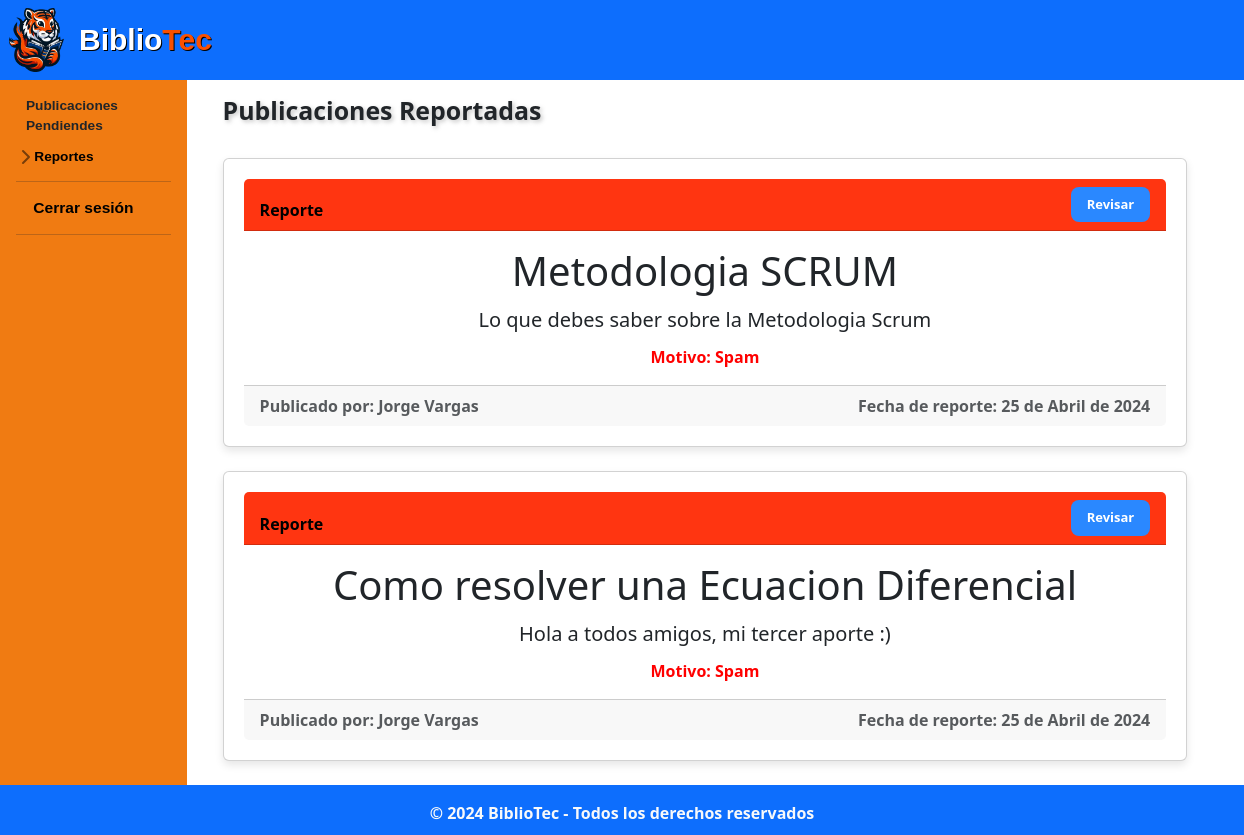
/administracion/administrador/rep_publicacion_pendiente.php, run on an earlier commit of the app's database.
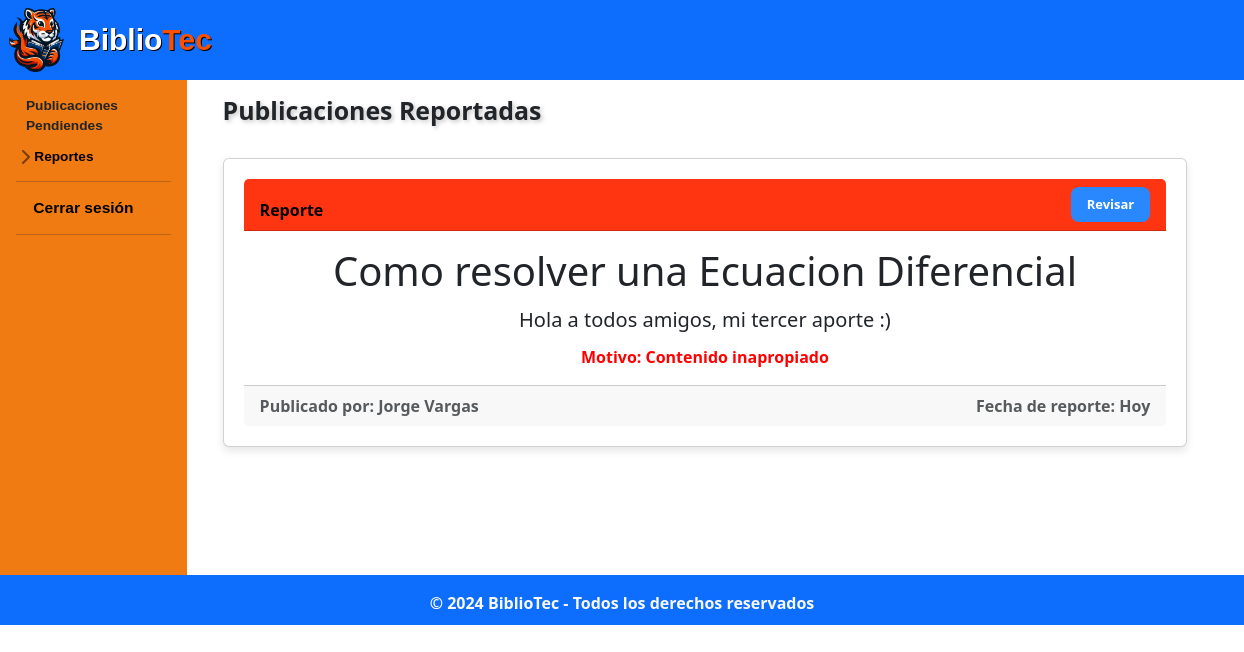
And on a later commit of the database.
### tables this page shows
CREATE TABLE IF NOT EXISTS `publicacion` (
  `idPub` int NOT NULL AUTO_INCREMENT,
  `id_Usuario` int NOT NULL,
  `titulo_Pub` varchar(50) NOT NULL,
  `fecha_Pub` date NOT NULL,
  `descrip_Pub` text NOT NULL,
  `calif_Pub` decimal(10,0) NOT NULL,
  `carrera_Pub` varchar(45) NOT NULL,
  `materia_Pub` varchar(60) NOT NULL,
  `tipo_pub` varchar(45) NOT NULL,
  `archivo_Pub` varchar(100) NOT NULL,
  `estado_Pub` tinyint(1) NOT NULL,
  PRIMARY KEY (`idPub`),
  KEY `fk_Publicacion_Usuario1_idx` (`id_Usuario`)
);

CREATE TABLE IF NOT EXISTS `usuario` (
  `idUsuario` int NOT NULL AUTO_INCREMENT,
  `nom_Us` varchar(50) NOT NULL,
  `apell_Us` varchar(50) NOT NULL,
  `carrera_Us` varchar(70) NOT NULL,
  `semestre_Us` varchar(50) NOT NULL,
  `correo_Us` varchar(100) NOT NULL,
  `contra_Us` varchar(60) NOT NULL,
  PRIMARY KEY (`idUsuario`),
  KEY `carrera_Us` (`carrera_Us`)
);

### php/functions.php (called while the page is built, shortened)
<?php
class functions
{
    public static function convertirFecha($fecha)
    {
        $fecha_timestamp = strtotime($fecha);
        $hoy = strtotime('today');
        $ayer = strtotime('yesterday');
        if ($fecha_timestamp >= $hoy) {
            return 'Hoy';
        }
        elseif ($fecha_timestamp >= $ayer) {
            return 'Ayer';
        }
        else {
            $diferencia = floor((time() - $fecha_timestamp) / (60 * 60 * 24));
            if ($diferencia <= 7) {
                return "Hace $diferencia días";
            } else {
                return self::fechaCompleta($fecha);
            }
        }
    }
    private static function fechaCompleta($fecha)
    {
        $fecha = new DateTime($fecha);
        $fecha = $fecha->format('d-m-Y');
        $dateArr = explode("-", $fecha);
        $dateArr[1] = self::mes($dateArr[1]);
        $fechaN = implode(" de ", $dateArr);
        return $fechaN;
    }
    private static function mes($month)
    {
        switch ($month) {
            case '04':
                return 'Abril';
                break;
        }
    }
}

### administracion/administrador/rep_publicacion_pendiente.php (the view, shortened to what this page needs)
<?php
$link = include('../../php/conexion.php');
include('../../php/functions.php');
$query_rp = "SELECT * FROM 	reportepublicación ORDER BY idReporte DESC ";
$query_p = "SELECT p.*, u.nom_Us, u.apell_Us FROM publicacion p
            JOIN usuario u ON p.id_Usuario = u.idUsuario
            WHERE p.idPub IN (SELECT idPub FROM reportepublicación)
            ORDER BY p.idPub DESC ";
$registros_rp = mysqli_query($link, $query_rp);
$registros_p = mysqli_query($link, $query_p);
?>
<!DOCTYPE html>
<html lang="es">
<head>
  <link rel="stylesheet" href="../../css/normalizar.css">
  <link rel="stylesheet" href="../../css/estilos.css">
  <link rel="stylesheet" href="../../css/hover-min.css">
  <link rel="stylesheet" href="../../css/animate.css">
  <link rel="stylesheet" href="../../css/sidebars.css">
  <link rel="stylesheet" href="https://cdnjs.cloudflare.com/ajax/libs/animate.css/4.1.1/animate.min.css" />
  <link href="https://cdn.jsdelivr.net/npm/bootstrap@5.3.3/dist/css/bootstrap.min.css" rel="stylesheet">
  <link rel="stylesheet" href="https://cdn.jsdelivr.net/npm/bootstrap-icons@1.11.3/font/bootstrap-icons.min.css">
</head>
<body>
  <header class="bg-primary py-2">
    <div class="container" style="margin-left:7.8vmax;" >
      <div class="logo">
        <img src="../../images/icons/flamita.png" alt="Logo T - BiblioTec" class="img-fluid mr-2">
        <h4 class="mb-0"><b><span class="col-1">Biblio</span><span class="col-2">Tec</span></h4>
    </div>
  </header>
  <div class="container-fluid">
    <div class="row" >
        <div class="flex-shrink-0 p-3 hola" style="width: 15%; background-color: #F07B12; ">
            <ul class="list-unstyled" id="menu-lateral" style="padding-bottom: 300px">
                <li class="mb-1">
                  <a class="nav-link align-items-center" href="admin_home.php" id="letrabardos" style="margin-left:10px">Publicaciones Pendiendes</a>
                </li>
                <li class="mb-1">
                    <button class="btn btn-toggle d-inline-flex align-items-center rounded border-0 collapsed" id="letrabardos" data-bs-toggle="collapse" data-bs-target="#dashboard-collapse" aria-expanded="false" style="color: black; font-weight: bold;">
                      Reportes
                    </button>
                  </li>
                <hr class="my-2">
                <li class="mb-1">
                    <button class="btn d-inline-flex align-items-center rounded border-0 collapsed" id="letrabardos" style="color: black; font-weight: bold;">
                    <a class="nav-link align-items-center" href="admin_home.php?logout=true" id="letrabar">Cerrar sesión</a>
                    </button>
                </li>
                <hr class="my-2">
            </ul>
        </div>
      <main role="main" class="col-md-9 ml-sm-auto col-lg-10 px-4">
        <div class="container mt-3">
          <h2 style="user-select: none;font-size: 2vmax;text-shadow: 2px 2px 4px rgba(114, 114, 114, 0.4);
          margin-top: 0.5vmax;"><b>Publicaciones Reportadas</b></h2>
          <br>
          <?php
          while ($fila = mysqli_fetch_array($registros_rp) and $fila2 = mysqli_fetch_array($registros_p)) {
          ?>
          <div class="publicacion card mb-4">
            <div class="card-header d-flex justify-content-between align-items-end" style="background-color: #FF3511; color: #000000;">
                Reporte
              <div class="col text-end align-items-end mx-auto">
                <a class="col-sm-1.5" style="background-color: #2A88FF; color: #FFFFFF; font-size: small;" name="fade" href="reporte_publicación.php?id=<?php echo $fila['idPub']; ?>"  class="btn btn-sm my-0 ">
                Revisar</a>
              </div>
            </div>
              <div class="card-body">
                <h3 class="card-title display-6"><b><?php echo $fila2['titulo_Pub']; ?></b></h3>
                <p class="card-text lead"><?php echo $fila2['descrip_Pub']; ?></p>
                <p class="card-text" style="color: red;">Motivo: <?php echo ($fila['motivo_Report']); ?></p>
              </div>
              <div class="card-footer d-flex text-muted justify-content-between align-items-end">
                <span class="card-text comment-date mb-0">Publicado por: <?php echo $fila2['nom_Us'] . " " . $fila2['apell_Us']; ?></span>
                <span class="card-text comment-date mb-0">Fecha de reporte: <?php echo functions::convertirFecha($fila['fecha_Report']); ?></span>
              </div>
          </div>
          <?php
          }
          ?>
        </div>
      </main>
    </div>
  </div>
  <footer class="animate__animated animate__heartBeat animate__delay-2s py-3 text-light bg-primary">
        <div class="container" >
            <p class="mb-1">&copy; 2024 BiblioTec - Todos los derechos reservados</p>
        </div>
    </footer>
</body>
</html>

### css/normalizar.css (style rules this page uses)
html { line-height: 1.15; -webkit-text-size-adjust: 100%; }
body { margin: 0; }
main { display: block; }
hr { box-sizing: content-box; height: 0; overflow: visible; }
a { background-color: transparent; }
b, strong { font-weight: bolder; }
img { border-style: none; }
button, input, optgroup, select, textarea { font-family: inherit; font-size: 100%; line-height: 1.15; margin: 0; }
button, input { overflow: visible; }
button, select { text-transform: none; }
button, [type="button"], [type="reset"], [type="submit"] { -webkit-appearance: button; }

### css/estilos.css (style rules this page uses)
.logo { width: 55px; text-decoration: none; display: flex; align-items: center; text-decoration: none; }
.logo h4 { font-family: 'Agrandir', sans-serif; font-size: 30px; margin: 0; color: white; text-shadow: 1px 1px 0 black; margin-left: 5px; user-select: none; }
.logo h4 .col-1 { color: white; }
.logo h4 .col-2 { color: #FA5000 }
.logo img { width:100%; vertical-align: top; margin-left: -100px; width: 55px; margin-right: 10px; }
.publicacion { margin-bottom: 20px; border-radius: 12px; box-shadow: 0 4px 8px rgba(0, 0, 0, 0.1); background-color: #fff; padding: 20px; }
.publicacion h3 { text-align: center; margin-bottom: 10px; }
.publicacion p { text-align: center; margin-bottom: 10px; }
.publicacion a { display: inline-block; background-color: #007bff; color: #fff; padding: 8px 16px; border-radius: 8px; text-decoration: none; transition: all 0.3s ease; }
footer { position: bottom; bottom: 0; background-color: #007bff; background-attachment: fixed; width: 100%; height: 50px; padding: 35px; box-sizing: border-box; text-align: center; background-size: 30%; background-position: bottom; }

### css/sidebars.css (style rules this page uses)
.btn-toggle::before { width: 1.25em; line-height: 0; transition: transform .35s ease; transform-origin: .5em 50%; }
#letrabar { font-family: 'Agrandir', sans-serif; font-size: 1.25vmax; margin-left: 1.3vmax; font-weight: 800; }
#letrabardos { font-family: 'Agrandir', sans-serif; font-size: 1.1vmax; margin-left: -7%; font-style:inherit; }

What changed in the data, as far as the page shows it:
no longer on this page (row edited): publicacion: titulo_Pub "Metodologia SCRUM", descrip_Pub "Lo que debes saber sobre la Metodologia Scrum", id_Usuario.nom_Us "Jorge", id_Usuario.apell_Us "Vargas"
removed reportepublicación: motivo_Report "Spam", fecha_Report "25 de Abril de 2024"
removed reportepublicación: motivo_Report "Spam", fecha_Report "25 de Abril de 2024"
added reportepublicación: motivo_Report "Contenido inapropiado", fecha_Report "Hoy"
